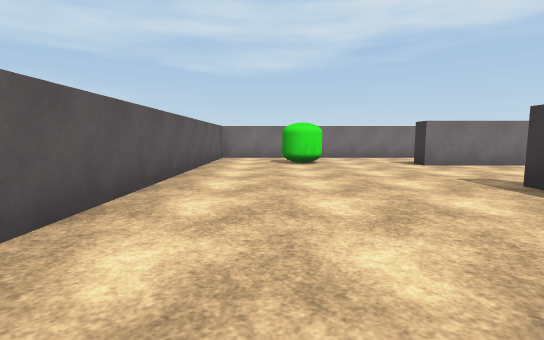
[1] (above)

23 first-person views from a walk through a 3-D level made in the Unity game engine. The camera is 1.2 m above the floor, tilts 6° down and sees 85° across. The floor is counted in squares, 2 m on a side. Each view is taken from the middle of a square. On the plan, view 1 faces up. The plan holds only what a view shows up to about 9 squares ahead; the rest is blank. The player character is not drawn. Surface patterns are stand-ins for the level's own textures.

[2]
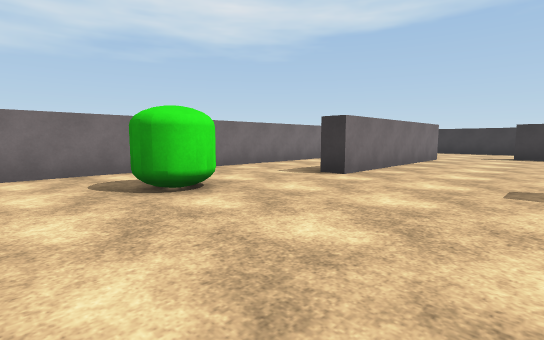

[3]
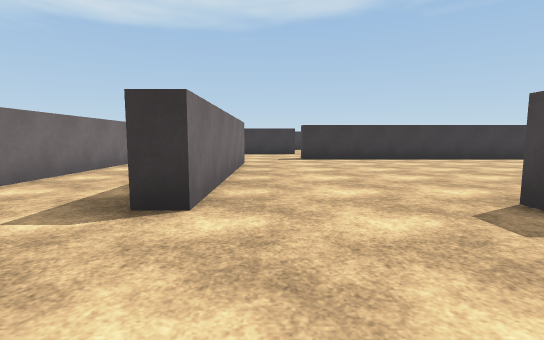

[4]
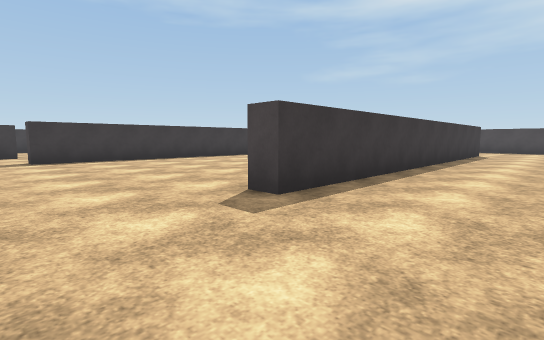

[5]
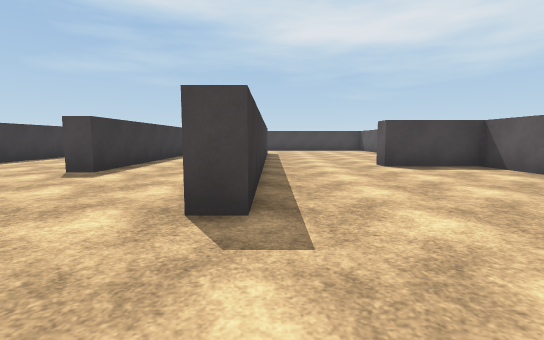

[6]
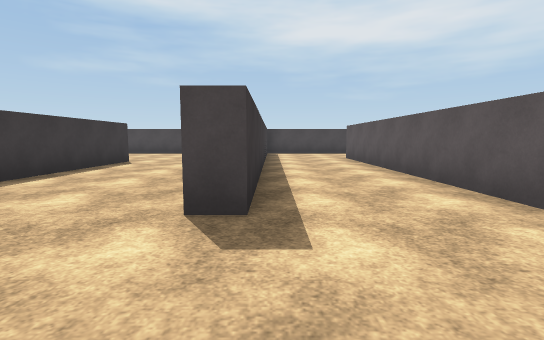

[7]
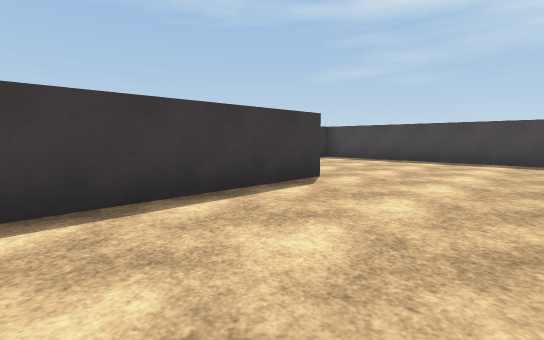

[8]
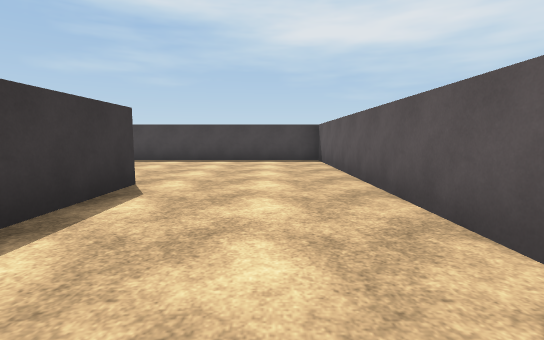

[9]
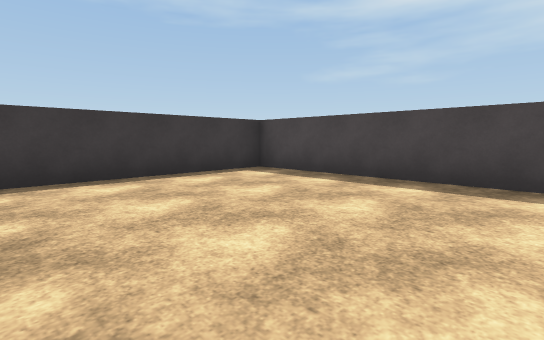

[10]
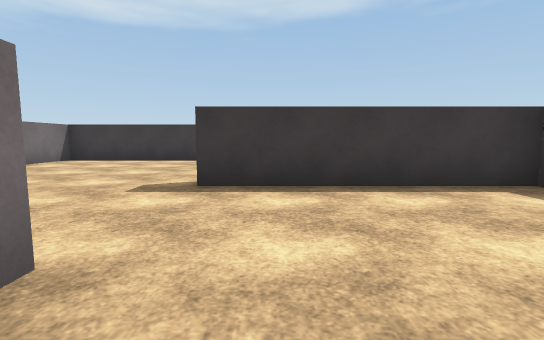

[11]
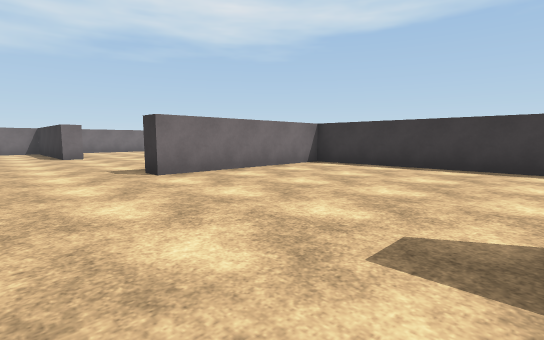

[12]
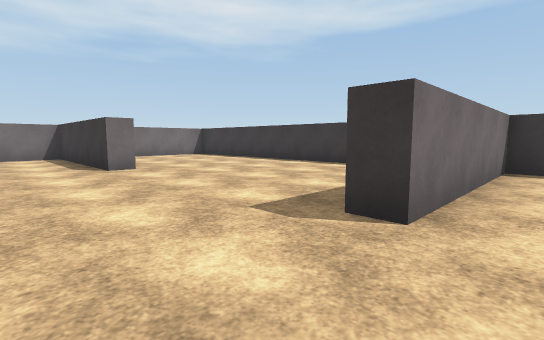

[13]
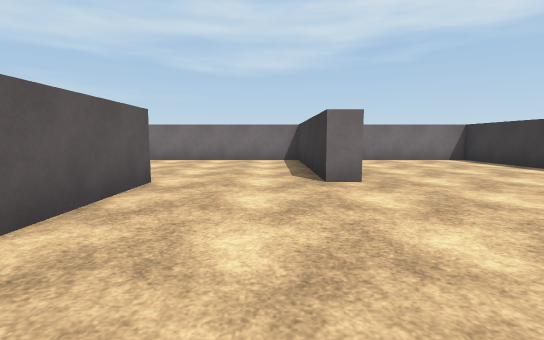

[14]
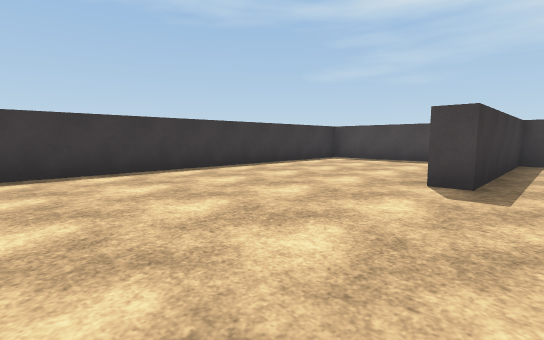

[15]
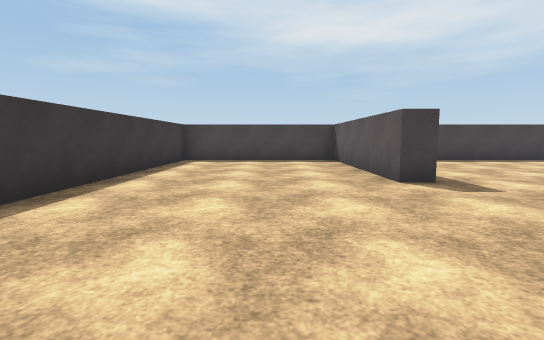

[16]
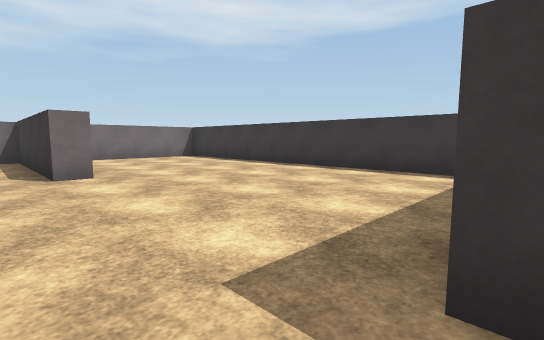

[17]
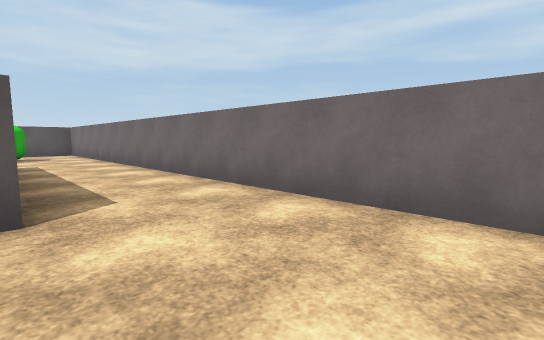

[18]
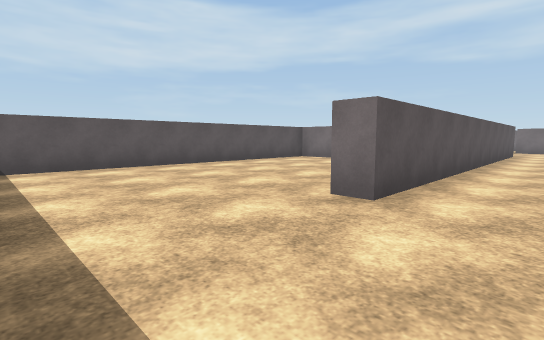

[19]
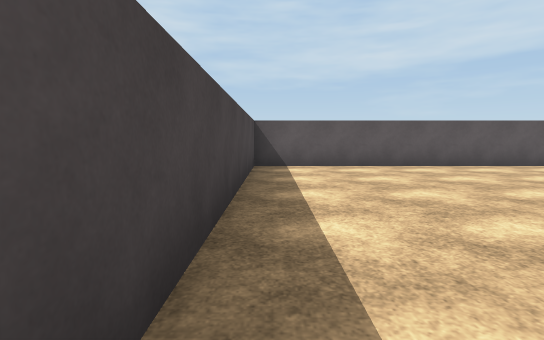

[20]
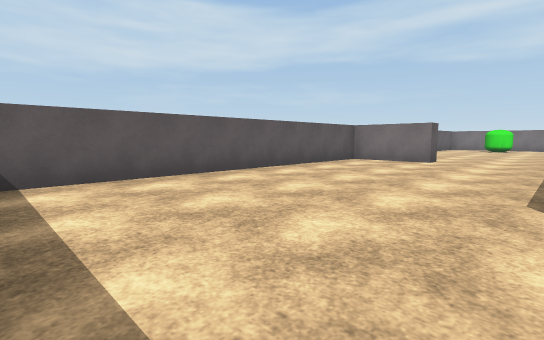

[21]
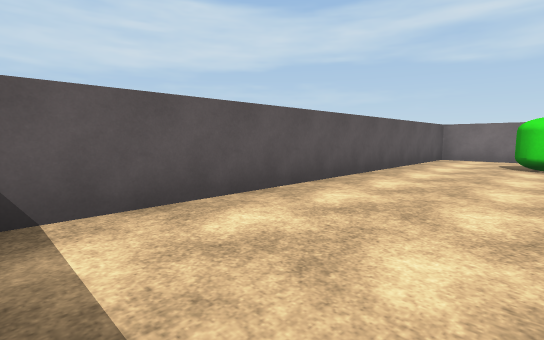

[22]
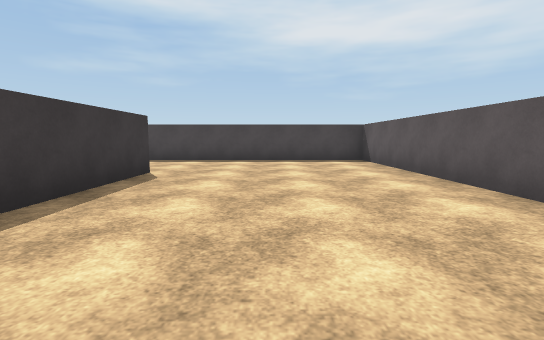

[23]
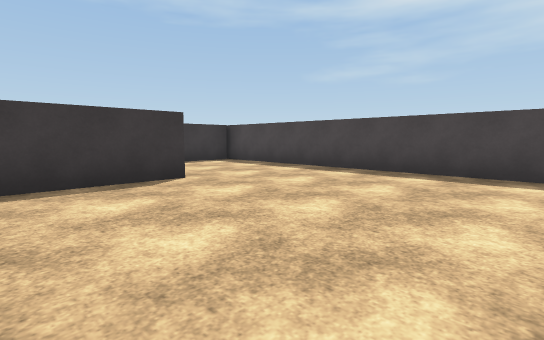

### Floor plan
Points are (right, up) in squares from view 1. A wall is a line through its corners. A room is listed if a view was taken in it or the views show most of it. See-through windows are left out.
Room 1 (views 1, 2, 3, 4, 5, 6, 7, 8, 9, 10, 11, 21, 22)
walls: (3.7, 2.5) (3.7, -6.3); (3.2, -1.5) (3.2, 3.7) (3.8, 3.7); (6.7, -2.4) (6.7, -9.4) (12.7, -9.4) (12.7, -5); (8.5, 6.7) (3.4, 6.7) (3.4, 7.2); (6.2, -5.6) (6.2, 0.7) (6.8, 0.7); (9.8, -5) (9.8, 5.1); (9.5, 9.5) (-1.6, 9.5) (-1.6, -0.4) (0.5, -0.4) (0.5, -0.9)
ways out: opening at (11.5, -5.5) to room 2; opening at (9.3, 7.7) to room 3; opening at (1.5, -1) to room 4; opening at (4.5, -7) to room 4
objects: green capsule (1, 7) to (1, 8)
Room 2 (views 12, 13, 14, 15, 16)
walls: (17.5, 1.2) (17.5, 9.5) (14.2, 9.5); (13.4, 5.1) (12.7, 5.1); (10.3, 5.1) (10.3, 2.8); (12.7, -5) (13.2, -5) (13.2, -9.4) (17.5, -9.4) (17.5, -0.2) (13.1, -0.2) (13.1, 0.4)
ways out: opening at (11.5, -5.5) to room 1; opening at (11.5, 5.5) to room 3
Room 3 (view 17)
walls: (9.8, 5.1) (10.3, 5.1); (12.7, 5.1) (12.7, 9.5) (9.5, 9.5)
ways out: opening at (9.3, 7.7) to room 1; opening at (11.5, 5.5) to room 2
Room 4 (views 18, 19, 20, 23)
walls: (3.7, -6.3) (3.2, -6.3) (3.2, -1.5); (0.5, -0.9) (-1.6, -0.9) (-1.6, -9.4) (6.2, -9.4) (6.2, -7.9)
ways out: opening at (1.5, -1) to room 1; opening at (4.5, -7) to room 1

Where each view was taken, in squares from view 1:
view 1: 0 up, 0 right, facing up
view 2: 4 up, 1 left, facing up-right
view 3: 6 up, 1 right, facing right
view 4: 6 up, 1 right, facing down-right
view 5: 6 up, 3 right, facing down
view 6: 3 up, 6 right, facing down
view 7: 1 down, 7 right, facing down-right
view 8: 1 down, 8 right, facing down
view 9: 5 down, 8 right, facing down-right
view 10: 6 down, 9 right, facing right
view 11: 5 down, 11 right, facing up-right
view 12: 1 down, 11 right, facing up-right
view 13: 1 up, 12 right, facing up
view 14: 1 down, 12 right, facing down-right
view 15: 1 down, 15 right, facing down
view 16: 0 up, 12 right, facing up-right
view 17: 7 up, 11 right, facing up-left
view 18: 9 down, 5 right, facing up-left
view 19: 9 down, 5 right, facing left
view 20: 9 down, 3 right, facing up-left
view 21: 0 up, 1 right, facing up-left
view 22: 1 down, 1 right, facing down
view 23: 4 down, 1 left, facing down-right
